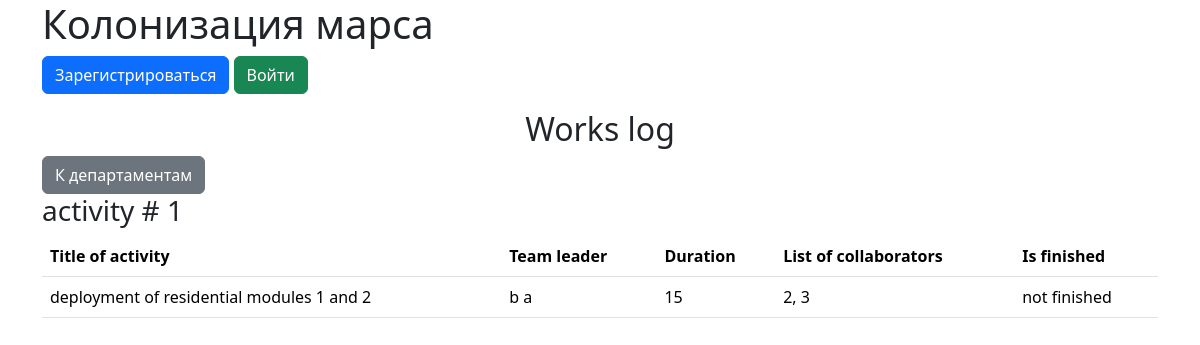
Before: / with the older database file.
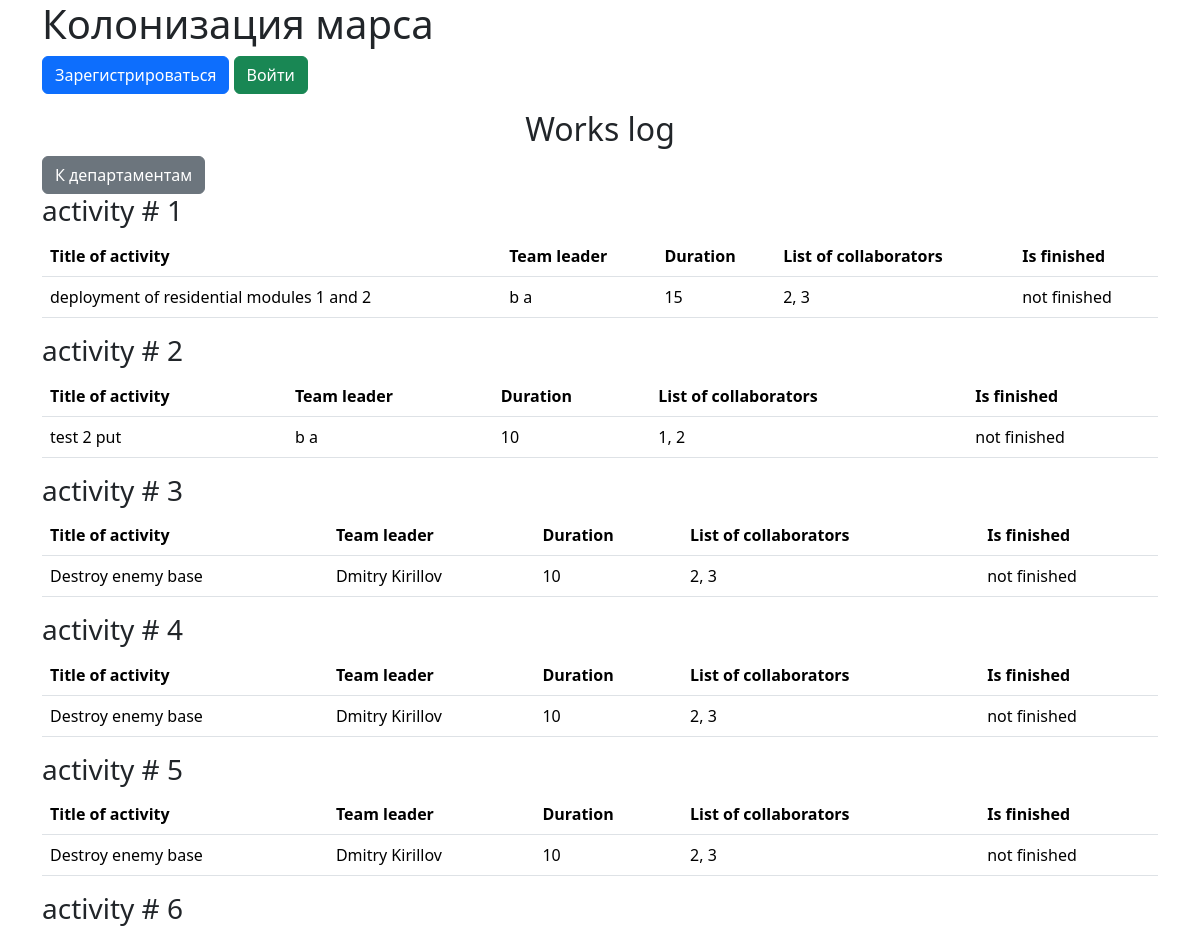
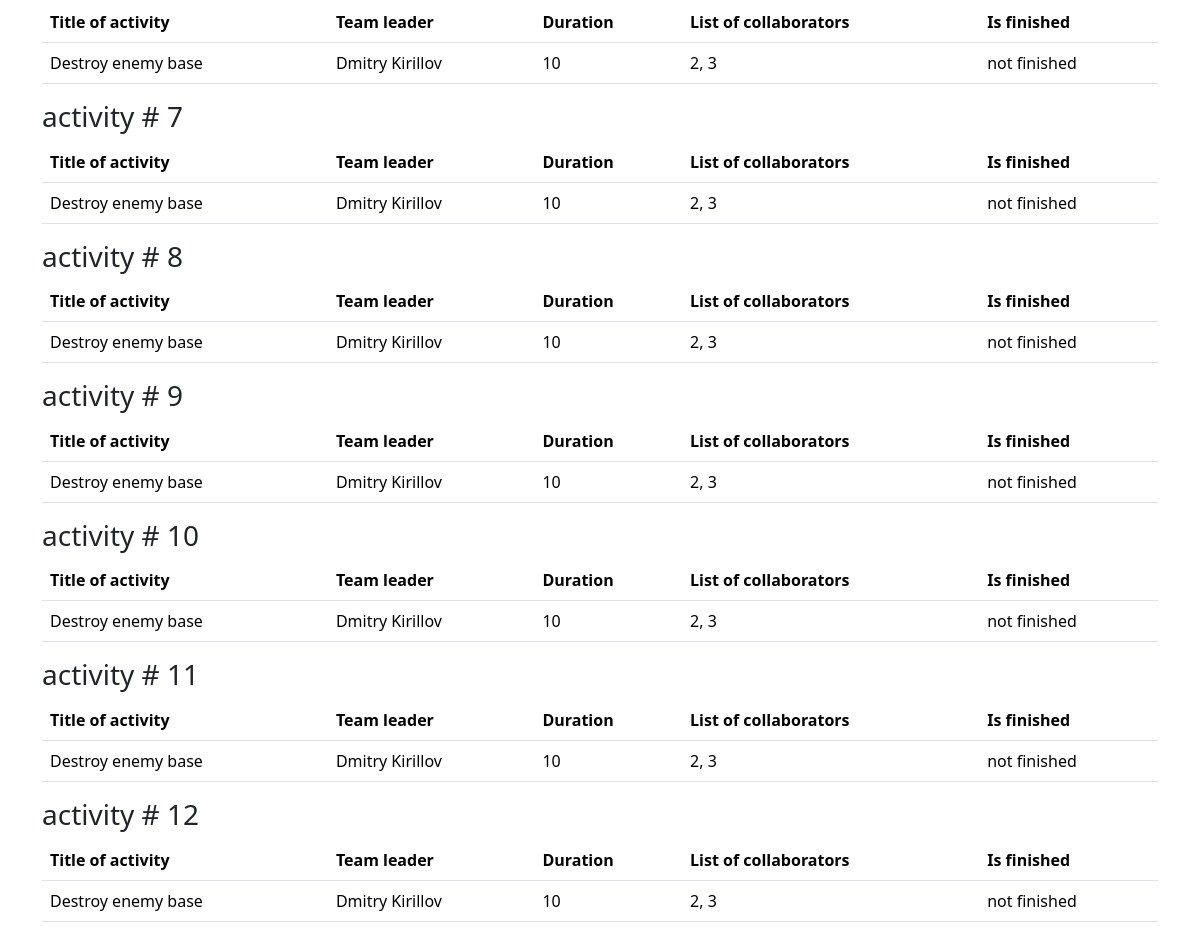
After: the same page with the newer database file (2 pictures, top to bottom).
### data/jobs.py (models this page shows)
class Jobs(SqlAlchemyBase, SerializerMixin):
    __tablename__ = "jobs"
    id = sqlalchemy.Column(sqlalchemy.Integer,
                           primary_key=True, autoincrement=True)
    team_leader = sqlalchemy.Column(sqlalchemy.Integer, sqlalchemy.ForeignKey("users.id"))
    job = sqlalchemy.Column(sqlalchemy.String)
    work_size = sqlalchemy.Column(sqlalchemy.Integer)
    collaborators = sqlalchemy.Column(sqlalchemy.String)
    start_date = sqlalchemy.Column(sqlalchemy.DateTime, default=datetime.datetime.now)
    end_date = sqlalchemy.Column(sqlalchemy.DateTime, nullable=True)
    is_finished = sqlalchemy.Column(sqlalchemy.Boolean)
    user = orm.relationship('User')

### data/users.py (models this page shows, shortened)
class User(SqlAlchemyBase, UserMixin, SerializerMixin):
    __tablename__ = "users"
    id = sqlalchemy.Column(sqlalchemy.Integer,
                           primary_key=True, autoincrement=True)
    surname = sqlalchemy.Column(sqlalchemy.String)
    name = sqlalchemy.Column(sqlalchemy.String)
    age = sqlalchemy.Column(sqlalchemy.Integer)
    position = sqlalchemy.Column(sqlalchemy.String)
    speciality = sqlalchemy.Column(sqlalchemy.String)
    address = sqlalchemy.Column(sqlalchemy.String)
    email = sqlalchemy.Column(sqlalchemy.String, unique=True)
    city_from = sqlalchemy.Column(sqlalchemy.String)
    hashed_password = sqlalchemy.Column(sqlalchemy.String)
    modified_date = sqlalchemy.Column(sqlalchemy.DateTime, default=datetime.datetime.now)
    jobs = orm.relationship("Jobs", back_populates='user')
    departments = orm.relationship("Department", back_populates='user')

### main.py (the view)
@app.route("/")
def index():
    db_sess = db_session.create_session()
    param = {}
    param["activities"] = db_sess.query(Jobs).all()
    param["current_user"] = current_user
    return flask.render_template('job-journal.html', **param)

### data/db_session.py (called while the page is built)
def create_session() -> Session:
    global __factory
    return __factory()

### templates/job-journal.html (shortened to what this page needs)
{% extends 'base.html' %}
{% block content %}
  <h2 class="text-center">Works log</h2>
  <a href="/departments/" class="btn btn-secondary">К департаментам</a>
  {% for job in activities %}
    <h3>activity # {{loop.index}}</h3>
    <table class="table">
      <thead>
        <tr>
          <th scope="col">Title of activity</th>
          <th scope="col">Team leader</th>
          <th scope="col">Duration</th>
          <th scope="col">List of collaborators</th>
          <th scope="col">Is finished</th>
        </tr>
      </thead>
      <tbody>
        <tr>
          <td>{{ job.job }}</td>
          <td>{{ job.user.name }} {{ job.user.surname }}</td>
          <td>{{ job.work_size }}</td>
          <td>{{ job.collaborators }}</td>
          <td>{% if job.is_finished %}finished{% else %}not finished{% endif %}</td>
        </tr>
      </tbody>
    </table>
  {% endfor %}
{% endblock %}

### templates/base.html (shortened to what this page needs)
<!DOCTYPE html>
<html lang="en">
<head>
  <link href="https://cdn.jsdelivr.net/npm/bootstrap@5.3.3/dist/css/bootstrap.min.css" rel="stylesheet">
</head>
<body>
  <div class="container">
    <h1>Колонизация марса</h1>
    {% if current_user.is_authenticated %}
      <a class="navbar-brand" href="/logout">{{ current_user.name }}</a>
    {% else %}
      <p>
        <a class="btn btn-primary " href="/register">Зарегистрироваться</a>
        <a class="btn btn-success" href="/login">Войти</a>
      </p>
    {% endif %}
    {% block content %}{% endblock %}
  </div>
</body>
</html>

Changed rows visible on the page:
added Jobs: job "test 2 put", user.name "b", user.surname "a", work_size "10", collaborators "1, 2", is_finished "not finished"
added Jobs: job "Destroy enemy base", user.name "Dmitry", user.surname "Kirillov", work_size "10", collaborators "2, 3", is_finished "not finished"
added Jobs: job "Destroy enemy base", user.name "Dmitry", user.surname "Kirillov", work_size "10", collaborators "2, 3", is_finished "not finished"
added Jobs: job "Destroy enemy base", user.name "Dmitry", user.surname "Kirillov", work_size "10", collaborators "2, 3", is_finished "not finished"
added Jobs: job "Destroy enemy base", user.name "Dmitry", user.surname "Kirillov", work_size "10", collaborators "2, 3", is_finished "not finished"
added Jobs: job "Destroy enemy base", user.name "Dmitry", user.surname "Kirillov", work_size "10", collaborators "2, 3", is_finished "not finished"
added Jobs: job "Destroy enemy base", user.name "Dmitry", user.surname "Kirillov", work_size "10", collaborators "2, 3", is_finished "not finished"
added Jobs: job "Destroy enemy base", user.name "Dmitry", user.surname "Kirillov", work_size "10", collaborators "2, 3", is_finished "not finished"
added Jobs: job "Destroy enemy base", user.name "Dmitry", user.surname "Kirillov", work_size "10", collaborators "2, 3", is_finished "not finished"
added Jobs: job "Destroy enemy base", user.name "Dmitry", user.surname "Kirillov", work_size "10", collaborators "2, 3", is_finished "not finished"
added Jobs: job "Destroy enemy base", user.name "Dmitry", user.surname "Kirillov", work_size "10", collaborators "2, 3", is_finished "not finished"
